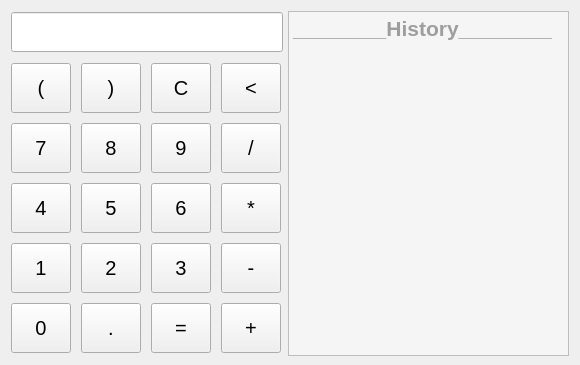
<?xml version="1.0" encoding="UTF-8"?>
<ui version="4.0">
 <class>Form</class>
 <widget class="QWidget" name="Form">
  <property name="geometry">
   <rect>
    <x>0</x>
    <y>0</y>
    <width>580</width>
    <height>365</height>
   </rect>
  </property>
  <property name="sizePolicy">
   <sizepolicy hsizetype="Minimum" vsizetype="Minimum">
    <horstretch>0</horstretch>
    <verstretch>0</verstretch>
   </sizepolicy>
  </property>
  <property name="minimumSize">
   <size>
    <width>580</width>
    <height>365</height>
   </size>
  </property>
  <property name="maximumSize">
   <size>
    <width>580</width>
    <height>365</height>
   </size>
  </property>
  <property name="windowTitle">
   <string>Calculator</string>
  </property>
  <property name="styleSheet">
   <string notr="true">fusion</string>
  </property>
  <layout class="QGridLayout" name="gridLayout_5">
   <item row="0" column="0">
    <layout class="QHBoxLayout" name="horizontalLayout">
     <property name="spacing">
      <number>5</number>
     </property>
     <item>
      <layout class="QVBoxLayout" name="verticalLayout">
       <property name="spacing">
        <number>10</number>
       </property>
       <item>
        <widget class="QLineEdit" name="lineEdit">
         <property name="sizePolicy">
          <sizepolicy hsizetype="Minimum" vsizetype="Minimum">
           <horstretch>0</horstretch>
           <verstretch>0</verstretch>
          </sizepolicy>
         </property>
         <property name="minimumSize">
          <size>
           <width>272</width>
           <height>40</height>
          </size>
         </property>
         <property name="maximumSize">
          <size>
           <width>272</width>
           <height>40</height>
          </size>
         </property>
         <property name="font">
          <font>
           <pointsize>15</pointsize>
          </font>
         </property>
         <property name="alignment">
          <set>Qt::AlignRight|Qt::AlignTrailing|Qt::AlignVCenter</set>
         </property>
         <property name="dragEnabled">
          <bool>false</bool>
         </property>
         <property name="readOnly">
          <bool>true</bool>
         </property>
         <property name="cursorMoveStyle">
          <enum>Qt::LogicalMoveStyle</enum>
         </property>
         <property name="clearButtonEnabled">
          <bool>false</bool>
         </property>
        </widget>
       </item>
       <item>
        <layout class="QGridLayout" name="gridLayout">
         <property name="spacing">
          <number>10</number>
         </property>
         <item row="4" column="0">
          <widget class="QPushButton" name="b40">
           <property name="sizePolicy">
            <sizepolicy hsizetype="Minimum" vsizetype="Minimum">
             <horstretch>0</horstretch>
             <verstretch>0</verstretch>
            </sizepolicy>
           </property>
           <property name="minimumSize">
            <size>
             <width>60</width>
             <height>50</height>
            </size>
           </property>
           <property name="maximumSize">
            <size>
             <width>60</width>
             <height>50</height>
            </size>
           </property>
           <property name="font">
            <font>
             <family>Arial</family>
             <pointsize>15</pointsize>
            </font>
           </property>
           <property name="styleSheet">
            <string notr="true">background-color: rgb(240, 240, 240);
border-color: rgb(240, 240, 240);</string>
           </property>
           <property name="text">
            <string>0</string>
           </property>
           <property name="shortcut">
            <string>0</string>
           </property>
           <property name="checkable">
            <bool>false</bool>
           </property>
           <property name="autoDefault">
            <bool>false</bool>
           </property>
           <property name="default">
            <bool>false</bool>
           </property>
           <property name="flat">
            <bool>false</bool>
           </property>
          </widget>
         </item>
         <item row="0" column="0">
          <widget class="QPushButton" name="b00">
           <property name="sizePolicy">
            <sizepolicy hsizetype="Minimum" vsizetype="Minimum">
             <horstretch>0</horstretch>
             <verstretch>0</verstretch>
            </sizepolicy>
           </property>
           <property name="minimumSize">
            <size>
             <width>60</width>
             <height>50</height>
            </size>
           </property>
           <property name="maximumSize">
            <size>
             <width>60</width>
             <height>50</height>
            </size>
           </property>
           <property name="font">
            <font>
             <family>Arial</family>
             <pointsize>15</pointsize>
            </font>
           </property>
           <property name="styleSheet">
            <string notr="true">background-color: rgb(240, 240, 240);
border-color: rgb(240, 240, 240);</string>
           </property>
           <property name="text">
            <string>(</string>
           </property>
           <property name="shortcut">
            <string>(</string>
           </property>
           <property name="checkable">
            <bool>false</bool>
           </property>
           <property name="autoDefault">
            <bool>false</bool>
           </property>
           <property name="default">
            <bool>false</bool>
           </property>
           <property name="flat">
            <bool>false</bool>
           </property>
          </widget>
         </item>
         <item row="1" column="0">
          <widget class="QPushButton" name="b10">
           <property name="sizePolicy">
            <sizepolicy hsizetype="Minimum" vsizetype="Minimum">
             <horstretch>0</horstretch>
             <verstretch>0</verstretch>
            </sizepolicy>
           </property>
           <property name="minimumSize">
            <size>
             <width>60</width>
             <height>50</height>
            </size>
           </property>
           <property name="maximumSize">
            <size>
             <width>60</width>
             <height>50</height>
            </size>
           </property>
           <property name="font">
            <font>
             <family>Arial</family>
             <pointsize>15</pointsize>
            </font>
           </property>
           <property name="styleSheet">
            <string notr="true">background-color: rgb(240, 240, 240);
border-color: rgb(240, 240, 240);</string>
           </property>
           <property name="text">
            <string>7</string>
           </property>
           <property name="shortcut">
            <string>7</string>
           </property>
           <property name="checkable">
            <bool>false</bool>
           </property>
           <property name="autoDefault">
            <bool>false</bool>
           </property>
           <property name="default">
            <bool>false</bool>
           </property>
           <property name="flat">
            <bool>false</bool>
           </property>
          </widget>
         </item>
         <item row="2" column="0">
          <widget class="QPushButton" name="b20">
           <property name="sizePolicy">
            <sizepolicy hsizetype="Minimum" vsizetype="Minimum">
             <horstretch>0</horstretch>
             <verstretch>0</verstretch>
            </sizepolicy>
           </property>
           <property name="minimumSize">
            <size>
             <width>60</width>
             <height>50</height>
            </size>
           </property>
           <property name="maximumSize">
            <size>
             <width>60</width>
             <height>50</height>
            </size>
           </property>
           <property name="font">
            <font>
             <family>Arial</family>
             <pointsize>15</pointsize>
            </font>
           </property>
           <property name="styleSheet">
            <string notr="true">background-color: rgb(240, 240, 240);
border-color: rgb(240, 240, 240);</string>
           </property>
           <property name="text">
            <string>4</string>
           </property>
           <property name="shortcut">
            <string>4</string>
           </property>
           <property name="checkable">
            <bool>false</bool>
           </property>
           <property name="autoDefault">
            <bool>false</bool>
           </property>
           <property name="default">
            <bool>false</bool>
           </property>
           <property name="flat">
            <bool>false</bool>
           </property>
          </widget>
         </item>
         <item row="2" column="3">
          <widget class="QPushButton" name="b22">
           <property name="sizePolicy">
            <sizepolicy hsizetype="Minimum" vsizetype="Minimum">
             <horstretch>0</horstretch>
             <verstretch>0</verstretch>
            </sizepolicy>
           </property>
           <property name="minimumSize">
            <size>
             <width>60</width>
             <height>50</height>
            </size>
           </property>
           <property name="maximumSize">
            <size>
             <width>60</width>
             <height>50</height>
            </size>
           </property>
           <property name="font">
            <font>
             <family>Arial</family>
             <pointsize>15</pointsize>
            </font>
           </property>
           <property name="styleSheet">
            <string notr="true">background-color: rgb(240, 240, 240);
border-color: rgb(240, 240, 240);</string>
           </property>
           <property name="text">
            <string>6</string>
           </property>
           <property name="shortcut">
            <string>6</string>
           </property>
           <property name="checkable">
            <bool>false</bool>
           </property>
           <property name="autoDefault">
            <bool>false</bool>
           </property>
           <property name="default">
            <bool>false</bool>
           </property>
           <property name="flat">
            <bool>false</bool>
           </property>
          </widget>
         </item>
         <item row="3" column="3">
          <widget class="QPushButton" name="b32">
           <property name="sizePolicy">
            <sizepolicy hsizetype="Minimum" vsizetype="Minimum">
             <horstretch>0</horstretch>
             <verstretch>0</verstretch>
            </sizepolicy>
           </property>
           <property name="minimumSize">
            <size>
             <width>60</width>
             <height>50</height>
            </size>
           </property>
           <property name="maximumSize">
            <size>
             <width>60</width>
             <height>50</height>
            </size>
           </property>
           <property name="font">
            <font>
             <family>Arial</family>
             <pointsize>15</pointsize>
            </font>
           </property>
           <property name="styleSheet">
            <string notr="true">background-color: rgb(240, 240, 240);
border-color: rgb(240, 240, 240);</string>
           </property>
           <property name="text">
            <string>3</string>
           </property>
           <property name="shortcut">
            <string>3</string>
           </property>
           <property name="checkable">
            <bool>false</bool>
           </property>
           <property name="autoDefault">
            <bool>false</bool>
           </property>
           <property name="default">
            <bool>false</bool>
           </property>
           <property name="flat">
            <bool>false</bool>
           </property>
          </widget>
         </item>
         <item row="3" column="0">
          <widget class="QPushButton" name="b30">
           <property name="sizePolicy">
            <sizepolicy hsizetype="Minimum" vsizetype="Minimum">
             <horstretch>0</horstretch>
             <verstretch>0</verstretch>
            </sizepolicy>
           </property>
           <property name="minimumSize">
            <size>
             <width>60</width>
             <height>50</height>
            </size>
           </property>
           <property name="maximumSize">
            <size>
             <width>60</width>
             <height>50</height>
            </size>
           </property>
           <property name="font">
            <font>
             <family>Arial</family>
             <pointsize>15</pointsize>
            </font>
           </property>
           <property name="styleSheet">
            <string notr="true">background-color: rgb(240, 240, 240);
border-color: rgb(240, 240, 240);</string>
           </property>
           <property name="text">
            <string>1</string>
           </property>
           <property name="shortcut">
            <string>1</string>
           </property>
           <property name="checkable">
            <bool>false</bool>
           </property>
           <property name="autoDefault">
            <bool>false</bool>
           </property>
           <property name="default">
            <bool>false</bool>
           </property>
           <property name="flat">
            <bool>false</bool>
           </property>
          </widget>
         </item>
         <item row="4" column="1">
          <widget class="QPushButton" name="b41">
           <property name="sizePolicy">
            <sizepolicy hsizetype="Minimum" vsizetype="Minimum">
             <horstretch>0</horstretch>
             <verstretch>0</verstretch>
            </sizepolicy>
           </property>
           <property name="minimumSize">
            <size>
             <width>60</width>
             <height>50</height>
            </size>
           </property>
           <property name="maximumSize">
            <size>
             <width>60</width>
             <height>50</height>
            </size>
           </property>
           <property name="font">
            <font>
             <family>Arial</family>
             <pointsize>15</pointsize>
            </font>
           </property>
           <property name="styleSheet">
            <string notr="true">background-color: rgb(240, 240, 240);
border-color: rgb(240, 240, 240);</string>
           </property>
           <property name="text">
            <string>.</string>
           </property>
           <property name="shortcut">
            <string>.</string>
           </property>
           <property name="checkable">
            <bool>false</bool>
           </property>
           <property name="autoDefault">
            <bool>false</bool>
           </property>
           <property name="default">
            <bool>false</bool>
           </property>
           <property name="flat">
            <bool>false</bool>
           </property>
          </widget>
         </item>
         <item row="3" column="1">
          <widget class="QPushButton" name="b31">
           <property name="sizePolicy">
            <sizepolicy hsizetype="Minimum" vsizetype="Minimum">
             <horstretch>0</horstretch>
             <verstretch>0</verstretch>
            </sizepolicy>
           </property>
           <property name="minimumSize">
            <size>
             <width>60</width>
             <height>50</height>
            </size>
           </property>
           <property name="maximumSize">
            <size>
             <width>60</width>
             <height>50</height>
            </size>
           </property>
           <property name="font">
            <font>
             <family>Arial</family>
             <pointsize>15</pointsize>
            </font>
           </property>
           <property name="styleSheet">
            <string notr="true">background-color: rgb(240, 240, 240);
border-color: rgb(240, 240, 240);</string>
           </property>
           <property name="text">
            <string>2</string>
           </property>
           <property name="shortcut">
            <string>2</string>
           </property>
           <property name="checkable">
            <bool>false</bool>
           </property>
           <property name="autoDefault">
            <bool>false</bool>
           </property>
           <property name="default">
            <bool>false</bool>
           </property>
           <property name="flat">
            <bool>false</bool>
           </property>
          </widget>
         </item>
         <item row="2" column="1">
          <widget class="QPushButton" name="b21">
           <property name="sizePolicy">
            <sizepolicy hsizetype="Minimum" vsizetype="Minimum">
             <horstretch>0</horstretch>
             <verstretch>0</verstretch>
            </sizepolicy>
           </property>
           <property name="minimumSize">
            <size>
             <width>60</width>
             <height>50</height>
            </size>
           </property>
           <property name="maximumSize">
            <size>
             <width>60</width>
             <height>50</height>
            </size>
           </property>
           <property name="font">
            <font>
             <family>Arial</family>
             <pointsize>15</pointsize>
            </font>
           </property>
           <property name="styleSheet">
            <string notr="true">background-color: rgb(240, 240, 240);
border-color: rgb(240, 240, 240);</string>
           </property>
           <property name="text">
            <string>5</string>
           </property>
           <property name="shortcut">
            <string>5</string>
           </property>
           <property name="checkable">
            <bool>false</bool>
           </property>
           <property name="autoDefault">
            <bool>false</bool>
           </property>
           <property name="default">
            <bool>false</bool>
           </property>
           <property name="flat">
            <bool>false</bool>
           </property>
          </widget>
         </item>
         <item row="1" column="1">
          <widget class="QPushButton" name="b11">
           <property name="sizePolicy">
            <sizepolicy hsizetype="Minimum" vsizetype="Minimum">
             <horstretch>0</horstretch>
             <verstretch>0</verstretch>
            </sizepolicy>
           </property>
           <property name="minimumSize">
            <size>
             <width>60</width>
             <height>50</height>
            </size>
           </property>
           <property name="maximumSize">
            <size>
             <width>60</width>
             <height>50</height>
            </size>
           </property>
           <property name="font">
            <font>
             <family>Arial</family>
             <pointsize>15</pointsize>
            </font>
           </property>
           <property name="styleSheet">
            <string notr="true">background-color: rgb(240, 240, 240);
border-color: rgb(240, 240, 240);</string>
           </property>
           <property name="text">
            <string>8</string>
           </property>
           <property name="shortcut">
            <string>8</string>
           </property>
           <property name="checkable">
            <bool>false</bool>
           </property>
           <property name="autoDefault">
            <bool>false</bool>
           </property>
           <property name="default">
            <bool>false</bool>
           </property>
           <property name="flat">
            <bool>false</bool>
           </property>
          </widget>
         </item>
         <item row="1" column="3">
          <widget class="QPushButton" name="b12">
           <property name="sizePolicy">
            <sizepolicy hsizetype="Minimum" vsizetype="Minimum">
             <horstretch>0</horstretch>
             <verstretch>0</verstretch>
            </sizepolicy>
           </property>
           <property name="minimumSize">
            <size>
             <width>60</width>
             <height>50</height>
            </size>
           </property>
           <property name="maximumSize">
            <size>
             <width>60</width>
             <height>50</height>
            </size>
           </property>
           <property name="font">
            <font>
             <family>Arial</family>
             <pointsize>15</pointsize>
            </font>
           </property>
           <property name="styleSheet">
            <string notr="true">background-color: rgb(240, 240, 240);
border-color: rgb(240, 240, 240);</string>
           </property>
           <property name="text">
            <string>9</string>
           </property>
           <property name="shortcut">
            <string>9</string>
           </property>
           <property name="checkable">
            <bool>false</bool>
           </property>
           <property name="autoDefault">
            <bool>false</bool>
           </property>
           <property name="default">
            <bool>false</bool>
           </property>
           <property name="flat">
            <bool>false</bool>
           </property>
          </widget>
         </item>
         <item row="0" column="1">
          <widget class="QPushButton" name="b01">
           <property name="sizePolicy">
            <sizepolicy hsizetype="Minimum" vsizetype="Minimum">
             <horstretch>0</horstretch>
             <verstretch>0</verstretch>
            </sizepolicy>
           </property>
           <property name="minimumSize">
            <size>
             <width>60</width>
             <height>50</height>
            </size>
           </property>
           <property name="maximumSize">
            <size>
             <width>60</width>
             <height>50</height>
            </size>
           </property>
           <property name="font">
            <font>
             <family>Arial</family>
             <pointsize>15</pointsize>
            </font>
           </property>
           <property name="styleSheet">
            <string notr="true">background-color: rgb(240, 240, 240);
border-color: rgb(240, 240, 240);</string>
           </property>
           <property name="text">
            <string>)</string>
           </property>
           <property name="shortcut">
            <string>)</string>
           </property>
           <property name="checkable">
            <bool>false</bool>
           </property>
           <property name="autoDefault">
            <bool>false</bool>
           </property>
           <property name="default">
            <bool>false</bool>
           </property>
           <property name="flat">
            <bool>false</bool>
           </property>
          </widget>
         </item>
         <item row="0" column="3">
          <widget class="QPushButton" name="b02">
           <property name="sizePolicy">
            <sizepolicy hsizetype="Minimum" vsizetype="Minimum">
             <horstretch>0</horstretch>
             <verstretch>0</verstretch>
            </sizepolicy>
           </property>
           <property name="minimumSize">
            <size>
             <width>60</width>
             <height>50</height>
            </size>
           </property>
           <property name="maximumSize">
            <size>
             <width>60</width>
             <height>50</height>
            </size>
           </property>
           <property name="font">
            <font>
             <family>Arial</family>
             <pointsize>15</pointsize>
            </font>
           </property>
           <property name="styleSheet">
            <string notr="true">background-color: rgb(240, 240, 240);
border-color: rgb(240, 240, 240);</string>
           </property>
           <property name="text">
            <string>C</string>
           </property>
           <property name="shortcut">
            <string>Del</string>
           </property>
           <property name="checkable">
            <bool>false</bool>
           </property>
           <property name="autoDefault">
            <bool>false</bool>
           </property>
           <property name="default">
            <bool>false</bool>
           </property>
           <property name="flat">
            <bool>false</bool>
           </property>
          </widget>
         </item>
         <item row="0" column="4">
          <widget class="QPushButton" name="b03">
           <property name="sizePolicy">
            <sizepolicy hsizetype="Minimum" vsizetype="Minimum">
             <horstretch>0</horstretch>
             <verstretch>0</verstretch>
            </sizepolicy>
           </property>
           <property name="minimumSize">
            <size>
             <width>60</width>
             <height>50</height>
            </size>
           </property>
           <property name="maximumSize">
            <size>
             <width>60</width>
             <height>50</height>
            </size>
           </property>
           <property name="font">
            <font>
             <family>Arial</family>
             <pointsize>15</pointsize>
            </font>
           </property>
           <property name="styleSheet">
            <string notr="true">background-color: rgb(240, 240, 240);
border-color: rgb(240, 240, 240);</string>
           </property>
           <property name="text">
            <string>&lt;</string>
           </property>
           <property name="shortcut">
            <string>Backspace</string>
           </property>
           <property name="checkable">
            <bool>false</bool>
           </property>
           <property name="autoDefault">
            <bool>false</bool>
           </property>
           <property name="default">
            <bool>false</bool>
           </property>
           <property name="flat">
            <bool>false</bool>
           </property>
          </widget>
         </item>
         <item row="1" column="4">
          <widget class="QPushButton" name="b13">
           <property name="sizePolicy">
            <sizepolicy hsizetype="Minimum" vsizetype="Minimum">
             <horstretch>0</horstretch>
             <verstretch>0</verstretch>
            </sizepolicy>
           </property>
           <property name="minimumSize">
            <size>
             <width>60</width>
             <height>50</height>
            </size>
           </property>
           <property name="maximumSize">
            <size>
             <width>60</width>
             <height>50</height>
            </size>
           </property>
           <property name="font">
            <font>
             <family>Arial</family>
             <pointsize>15</pointsize>
            </font>
           </property>
           <property name="styleSheet">
            <string notr="true">background-color: rgb(240, 240, 240);
border-color: rgb(240, 240, 240);</string>
           </property>
           <property name="text">
            <string>/</string>
           </property>
           <property name="shortcut">
            <string>/</string>
           </property>
           <property name="checkable">
            <bool>false</bool>
           </property>
           <property name="autoDefault">
            <bool>false</bool>
           </property>
           <property name="default">
            <bool>false</bool>
           </property>
           <property name="flat">
            <bool>false</bool>
           </property>
          </widget>
         </item>
         <item row="2" column="4">
          <widget class="QPushButton" name="b23">
           <property name="sizePolicy">
            <sizepolicy hsizetype="Minimum" vsizetype="Minimum">
             <horstretch>0</horstretch>
             <verstretch>0</verstretch>
            </sizepolicy>
           </property>
           <property name="minimumSize">
            <size>
             <width>60</width>
             <height>50</height>
            </size>
           </property>
           <property name="maximumSize">
            <size>
             <width>60</width>
             <height>50</height>
            </size>
           </property>
           <property name="font">
            <font>
             <family>Arial</family>
             <pointsize>15</pointsize>
            </font>
           </property>
           <property name="styleSheet">
            <string notr="true">background-color: rgb(240, 240, 240);
border-color: rgb(240, 240, 240);</string>
           </property>
           <property name="text">
            <string>*</string>
           </property>
           <property name="shortcut">
            <string>*</string>
           </property>
           <property name="checkable">
            <bool>false</bool>
           </property>
           <property name="autoDefault">
            <bool>false</bool>
           </property>
           <property name="default">
            <bool>false</bool>
           </property>
           <property name="flat">
            <bool>false</bool>
           </property>
          </widget>
         </item>
         <item row="3" column="4">
          <widget class="QPushButton" name="b33">
           <property name="sizePolicy">
            <sizepolicy hsizetype="Minimum" vsizetype="Minimum">
             <horstretch>0</horstretch>
             <verstretch>0</verstretch>
            </sizepolicy>
           </property>
           <property name="minimumSize">
            <size>
             <width>60</width>
             <height>50</height>
            </size>
           </property>
           <property name="maximumSize">
            <size>
             <width>60</width>
             <height>50</height>
            </size>
           </property>
           <property name="font">
            <font>
             <family>Arial</family>
             <pointsize>15</pointsize>
            </font>
           </property>
           <property name="styleSheet">
            <string notr="true">background-color: rgb(240, 240, 240);
border-color: rgb(240, 240, 240);</string>
           </property>
           <property name="text">
            <string>-</string>
           </property>
           <property name="shortcut">
            <string>-</string>
           </property>
           <property name="checkable">
            <bool>false</bool>
           </property>
           <property name="autoDefault">
            <bool>false</bool>
           </property>
           <property name="default">
            <bool>false</bool>
           </property>
           <property name="flat">
            <bool>false</bool>
           </property>
          </widget>
         </item>
         <item row="4" column="4">
          <widget class="QPushButton" name="b43">
           <property name="sizePolicy">
            <sizepolicy hsizetype="Minimum" vsizetype="Minimum">
             <horstretch>0</horstretch>
             <verstretch>0</verstretch>
            </sizepolicy>
           </property>
           <property name="minimumSize">
            <size>
             <width>60</width>
             <height>50</height>
            </size>
           </property>
           <property name="maximumSize">
            <size>
             <width>60</width>
             <height>50</height>
            </size>
           </property>
           <property name="font">
            <font>
             <family>Arial</family>
             <pointsize>15</pointsize>
            </font>
           </property>
           <property name="styleSheet">
            <string notr="true">background-color: rgb(240, 240, 240);
border-color: rgb(240, 240, 240);</string>
           </property>
           <property name="text">
            <string>+</string>
           </property>
           <property name="shortcut">
            <string>+</string>
           </property>
           <property name="checkable">
            <bool>false</bool>
           </property>
           <property name="autoDefault">
            <bool>false</bool>
           </property>
           <property name="default">
            <bool>false</bool>
           </property>
           <property name="flat">
            <bool>false</bool>
           </property>
          </widget>
         </item>
         <item row="4" column="3">
          <widget class="QPushButton" name="b42">
           <property name="sizePolicy">
            <sizepolicy hsizetype="Minimum" vsizetype="Minimum">
             <horstretch>0</horstretch>
             <verstretch>0</verstretch>
            </sizepolicy>
           </property>
           <property name="minimumSize">
            <size>
             <width>60</width>
             <height>50</height>
            </size>
           </property>
           <property name="maximumSize">
            <size>
             <width>60</width>
             <height>50</height>
            </size>
           </property>
           <property name="font">
            <font>
             <family>Arial</family>
             <pointsize>15</pointsize>
            </font>
           </property>
           <property name="styleSheet">
            <string notr="true">background-color: rgb(240, 240, 240);
border-color: rgb(240, 240, 240);</string>
           </property>
           <property name="text">
            <string>=</string>
           </property>
           <property name="shortcut">
            <string>Enter</string>
           </property>
           <property name="checkable">
            <bool>false</bool>
           </property>
           <property name="autoDefault">
            <bool>false</bool>
           </property>
           <property name="default">
            <bool>false</bool>
           </property>
           <property name="flat">
            <bool>false</bool>
           </property>
          </widget>
         </item>
        </layout>
       </item>
      </layout>
     </item>
     <item>
      <widget class="QTextBrowser" name="textBrowser">
       <property name="sizePolicy">
        <sizepolicy hsizetype="Minimum" vsizetype="Minimum">
         <horstretch>0</horstretch>
         <verstretch>0</verstretch>
        </sizepolicy>
       </property>
       <property name="minimumSize">
        <size>
         <width>281</width>
         <height>345</height>
        </size>
       </property>
       <property name="maximumSize">
        <size>
         <width>281</width>
         <height>345</height>
        </size>
       </property>
       <property name="font">
        <font>
         <pointsize>10</pointsize>
        </font>
       </property>
       <property name="styleSheet">
        <string notr="true">background-color: rgb(245, 245, 245);
selection-color: rgb(255, 0, 0);
selection-background-color: white;
</string>
       </property>
       <property name="frameShape">
        <enum>QFrame::StyledPanel</enum>
       </property>
       <property name="frameShadow">
        <enum>QFrame::Sunken</enum>
       </property>
       <property name="lineWidth">
        <number>1</number>
       </property>
       <property name="horizontalScrollBarPolicy">
        <enum>Qt::ScrollBarAsNeeded</enum>
       </property>
       <property name="html">
        <string>&lt;!DOCTYPE HTML PUBLIC &quot;-//W3C//DTD HTML 4.0//EN&quot; &quot;http://www.w3.org/TR/REC-html40/strict.dtd&quot;&gt;
&lt;html&gt;&lt;head&gt;&lt;meta name=&quot;qrichtext&quot; content=&quot;1&quot; /&gt;&lt;style type=&quot;text/css&quot;&gt;
p, li { white-space: pre-wrap; }
&lt;/style&gt;&lt;/head&gt;&lt;body style=&quot; font-family:'Arial'; font-size:10pt; font-weight:400; font-style:normal;&quot;&gt;
&lt;p style=&quot; margin-top:0px; margin-bottom:0px; margin-left:0px; margin-right:0px; -qt-block-indent:0; text-indent:0px;&quot;&gt;&lt;span style=&quot; font-size:16pt; font-weight:600; color:#9e9e9e;&quot;&gt;________History________&lt;/span&gt;&lt;/p&gt;
&lt;p style=&quot;-qt-paragraph-type:empty; margin-top:0px; margin-bottom:0px; margin-left:0px; margin-right:0px; -qt-block-indent:0; text-indent:0px; color:#9e9e9e;&quot;&gt;&lt;br /&gt;&lt;/p&gt;&lt;/body&gt;&lt;/html&gt;</string>
       </property>
      </widget>
     </item>
    </layout>
   </item>
  </layout>
 </widget>
 <resources/>
 <connections/>
</ui>
